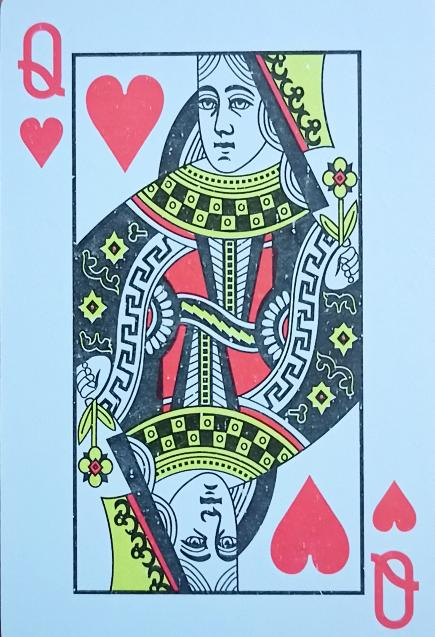
#> input picture Images/dama.jpg, 435 x 637 px
$ jupyter execute Notebook.ipynb
#> lines starting #> are read from the running program, lines starting #| are printed output that depends on the picture; after the words box and inside, x2 and y2 are one past the last pixel; in counts of white or black regions, pixels touching at a corner belong together
[cell 1]
import cv2
import numpy as np

[cell 2]
img = cv2.imread("../Images/dama.jpg",1)
#> img is the input picture: shape (637, 435, 3); mean B, G, R 194.7, 179.4, 159.4
img2 = cv2.imread("../Images/king.jpg",1)
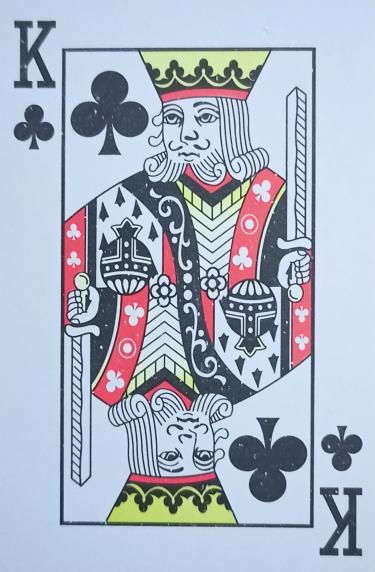
#> input picture Images/king.jpg, 375 x 572 px
#> img2 is the input picture: shape (572, 375, 3); mean B, G, R 194.7, 178.4, 170.4
rgb = cv2.imread("../Images/RGB.jpeg",1)
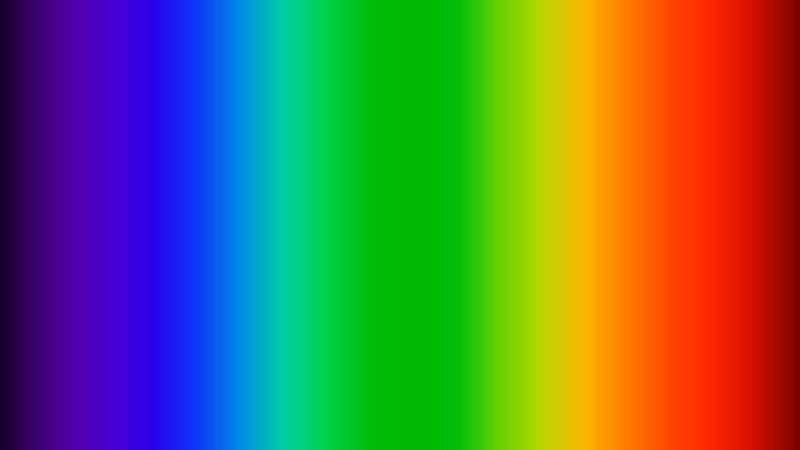
#> input picture Images/RGB.jpeg, 1600 x 900 px (shown at 1/2 size)
#> rgb is the input picture: shape (900, 1600, 3); mean B, G, R 76.9, 108.5, 98

[cell 3]
b,g,r = cv2.split(rgb)
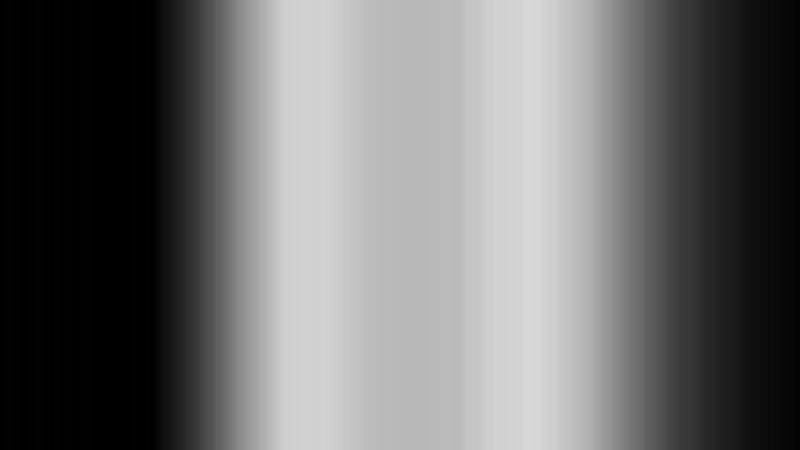
#> g: shape (900, 1600) (shown at 1/2 size); min 0, max 216, mean 108.5
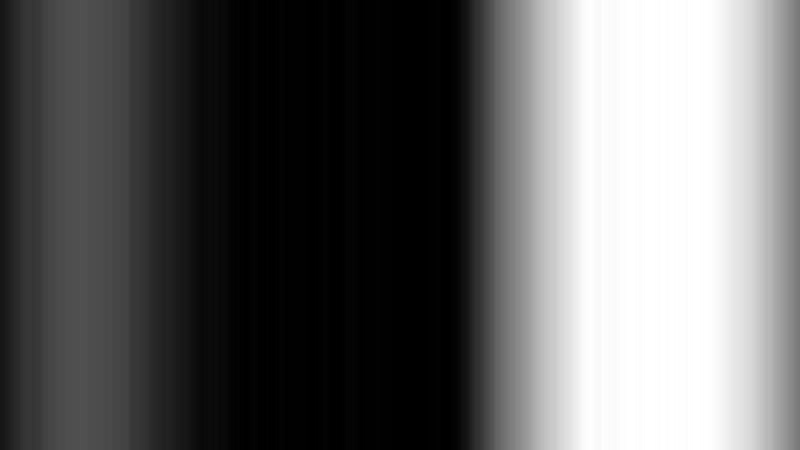
#> r: shape (900, 1600) (shown at 1/2 size); min 0, max 255, mean 98
img3=cv2.merge((b,g,r))

[cell 4]
cv2.imshow("blue",b)
cv2.waitKey(0)
cv2.destroyAllWindows()

[cell 5]
#Total number of pixels is accessed
img.size
#> Out = 831285

[cell 6]
#number of rows, columns, and channels
img.shape
#> Out = (637, 435, 3)

[cell 7]
img2.shape
#> Out = (572, 375, 3)

[cell 8]
img = cv2.resize(img,(512,512))
#> img: shape (512, 512, 3)
img2 = cv2.resize(img2,(512,512))
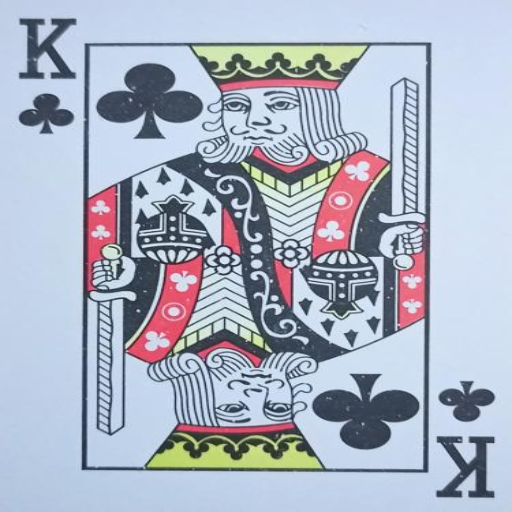
#> img2: shape (512, 512, 3); mean B, G, R 194.6, 178.3, 170.3

[cell 9]
mix = cv2.add(img,img2)

[cell 10]
cv2.imshow("mix",mix)
cv2.waitKey(0)
cv2.destroyAllWindows()

[cell 11]
mix = cv2.addWeighted(img,0.2,img2,0.8,100)
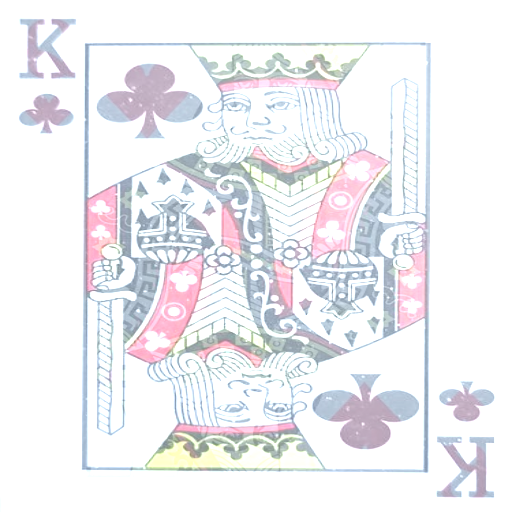
#> mix: shape (512, 512, 3); mean B, G, R 242.2, 238.8, 239.1

[cell 12]
cv2.imshow("mix",mix)
cv2.waitKey(0)
cv2.destroyAllWindows()

[cell 13]
cut = img[100:200,100:200]  #y2:y1 , x2:x1
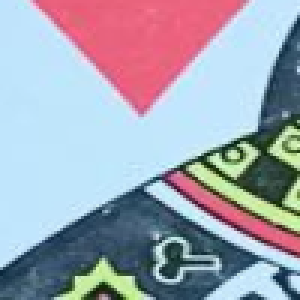
#> cut: shape (100, 100, 3) (shown 3 times larger); mean B, G, R 179.1, 165, 160.4
img[200:300,200:300]=cut
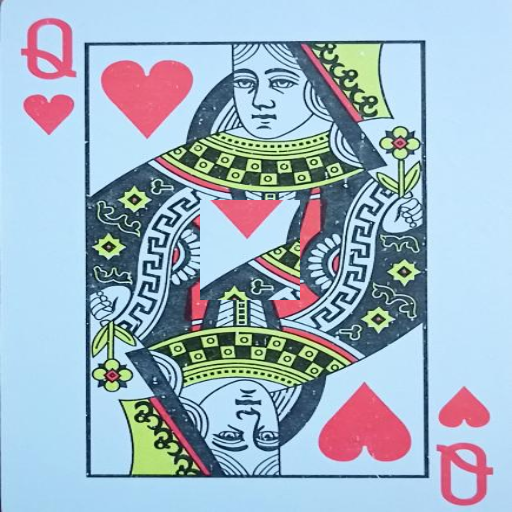
#> img: shape (512, 512, 3); mean B, G, R 196.3, 180.8, 160.2

[cell 14]
cut.shape
#> Out = (100, 100, 3)

## bitwise Operations

[cell 15]
first = np.zeros((250,500,3),np.uint8)
first = cv2.rectangle(first,(200,0),(300,100),(255,255,255),-1)
sec = np.full((250,500,3),255,np.uint8)
sec = cv2.rectangle(sec,(0,0),(250,250),(0,0,0),-1)

[cell 16]
bitAnd = cv2.bitwise_and(first,sec)
bitOr = cv2.bitwise_or(first,sec)
bitXor = cv2.bitwise_xor(first,sec)
bitNot1 = cv2.bitwise_not(first)
bitNot2 = cv2.bitwise_not(sec)

[cell 17]
cv2.imshow("img1",first)
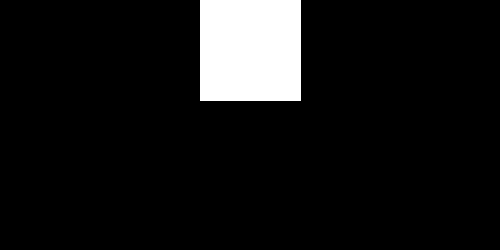
#> window 'img1': shape (250, 500, 3); 8.2% white; 1 white region, box (x1, y1, x2, y2) and area: (200, 0, 301, 101) 10201
cv2.imshow("img2",sec)
cv2.imshow("bitAnd",bitAnd)
cv2.imshow("bitOr",bitOr)
cv2.imshow("bitXor",bitXor)
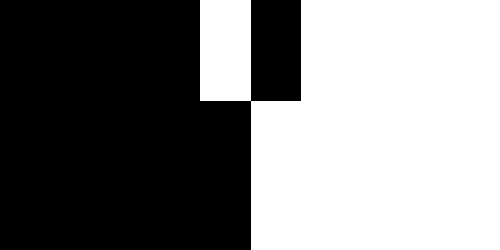
#> window 'bitXor': shape (250, 500, 3); 49.9% white; 1 white region, box (x1, y1, x2, y2) and area: (200, 0, 500, 250) 62351
cv2.imshow("bitNot1",bitNot1)
cv2.imshow("bitNot2",bitNot2)
cv2.waitKey(0)
cv2.destroyAllWindows()
